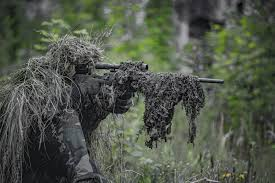
#> input picture resize_images/pi3.png, 275 x 183 px
$ python resize.py
#> lines starting #> are read from the running program, lines starting #| are printed output that depends on the picture
import cv2
import numpy as np
import matplotlib.pyplot as plt

image = cv2.imread("pi3.png", 1)
#> image is the input picture: shape (183, 275, 3); mean B, G, R 74.3, 86.9, 80.5
# Loading the image

# half = cv2.resize(image, (0, 0), fx = 0.1, fy = 0.1)
# bigger = cv2.resize(image, (1050, 1610))

stretch_near = cv2.resize(image, (512, 512),
               interpolation = cv2.INTER_NEAREST)
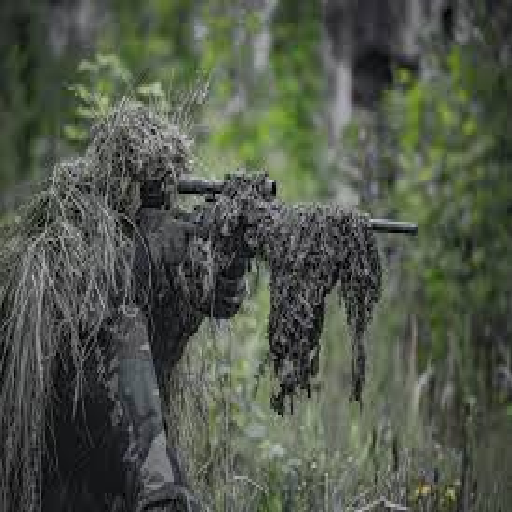
#> stretch_near: shape (512, 512, 3); mean B, G, R 74.4, 86.9, 80.5


# [10 lines of commented-out code are left out]

cv2.imwrite("pi_3.png", stretch_near)

$ run again, with resize_images/pi1.png copied over resize_images/pi3.png
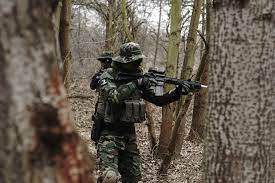
#> input picture resize_images/pi1.png, 275 x 183 px
#> image is the input picture: shape (183, 275, 3); mean B, G, R 79.3, 91, 100.5
#> `stretch_near = cv2.resize(image, (512, 512), interpolation = cv2.INTER..`:
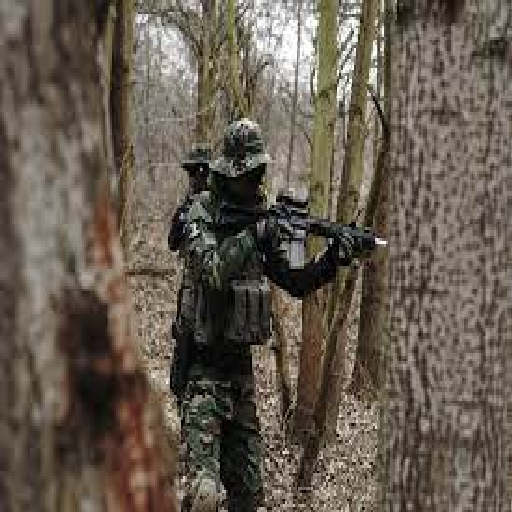
#> stretch_near: shape (512, 512, 3); mean B, G, R 79.4, 91.1, 100.6

$ run again, with resize_images/pi2.png copied over resize_images/pi3.png
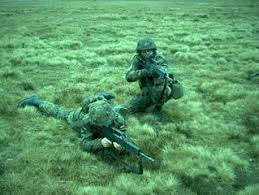
#> input picture resize_images/pi2.png, 259 x 195 px
#> image is the input picture: shape (195, 259, 3); mean B, G, R 104.1, 153.4, 91.6
#> `stretch_near = cv2.resize(image, (512, 512), interpolation = cv2.INTER..`:
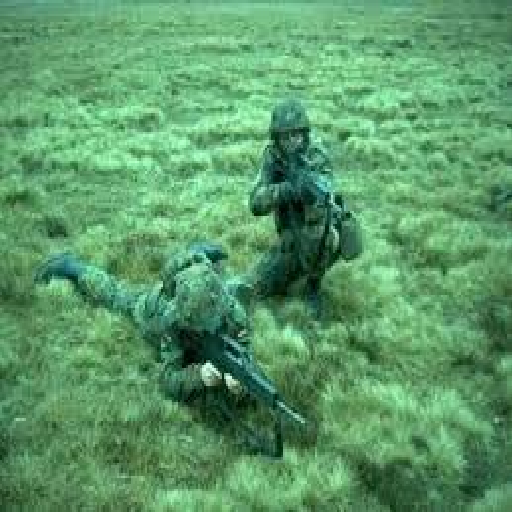
#> stretch_near: shape (512, 512, 3); mean B, G, R 104.2, 153.5, 91.7
